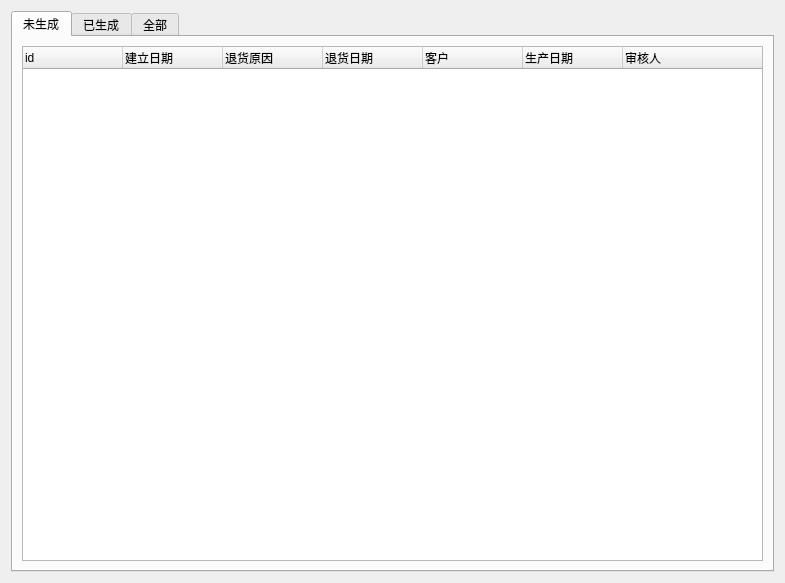
<?xml version="1.0" encoding="UTF-8"?>
<ui version="4.0">
 <class>Form</class>
 <widget class="QWidget" name="Form">
  <property name="geometry">
   <rect>
    <x>0</x>
    <y>0</y>
    <width>785</width>
    <height>583</height>
   </rect>
  </property>
  <property name="windowTitle">
   <string>Form</string>
  </property>
  <layout class="QGridLayout" name="gridLayout">
   <item row="0" column="0">
    <widget class="QTabWidget" name="tabWidget">
     <property name="currentIndex">
      <number>0</number>
     </property>
     <widget class="QWidget" name="tab_0">
      <attribute name="title">
       <string>未生成</string>
      </attribute>
      <layout class="QGridLayout" name="gridLayout_2">
       <item row="0" column="0">
        <widget class="QTreeWidget" name="treeWidget_orderlist">
         <property name="contextMenuPolicy">
          <enum>Qt::CustomContextMenu</enum>
         </property>
         <column>
          <property name="text">
           <string>id</string>
          </property>
         </column>
         <column>
          <property name="text">
           <string>建立日期</string>
          </property>
         </column>
         <column>
          <property name="text">
           <string>退货原因</string>
          </property>
         </column>
         <column>
          <property name="text">
           <string>退货日期</string>
          </property>
         </column>
         <column>
          <property name="text">
           <string>客户</string>
          </property>
         </column>
         <column>
          <property name="text">
           <string>生产日期</string>
          </property>
         </column>
         <column>
          <property name="text">
           <string>审核人</string>
          </property>
         </column>
        </widget>
       </item>
      </layout>
     </widget>
     <widget class="QWidget" name="tab_1">
      <attribute name="title">
       <string>已生成</string>
      </attribute>
     </widget>
     <widget class="QWidget" name="tab_2">
      <attribute name="title">
       <string>全部</string>
      </attribute>
     </widget>
    </widget>
   </item>
  </layout>
 </widget>
 <resources/>
 <connections/>
</ui>
